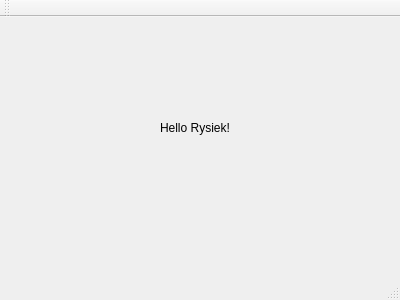
<?xml version="1.0" encoding="UTF-8"?>
<ui version="4.0">
 <class>MainWindow</class>
 <widget class="QMainWindow" name="MainWindow">
  <property name="geometry">
   <rect>
    <x>0</x>
    <y>0</y>
    <width>400</width>
    <height>300</height>
   </rect>
  </property>
  <property name="windowTitle">
   <string>MainWindow</string>
  </property>
  <widget class="QWidget" name="centralWidget">
   <widget class="QLabel" name="label">
    <property name="geometry">
     <rect>
      <x>160</x>
      <y>90</y>
      <width>71</width>
      <height>41</height>
     </rect>
    </property>
    <property name="text">
     <string>Hello Rysiek!</string>
    </property>
   </widget>
  </widget>
  <widget class="QMenuBar" name="menuBar">
   <property name="geometry">
    <rect>
     <x>0</x>
     <y>0</y>
     <width>400</width>
     <height>21</height>
    </rect>
   </property>
  </widget>
  <widget class="QToolBar" name="mainToolBar">
   <attribute name="toolBarArea">
    <enum>TopToolBarArea</enum>
   </attribute>
   <attribute name="toolBarBreak">
    <bool>false</bool>
   </attribute>
  </widget>
  <widget class="QStatusBar" name="statusBar"/>
 </widget>
 <layoutdefault spacing="6" margin="11"/>
 <resources/>
 <connections/>
</ui>
